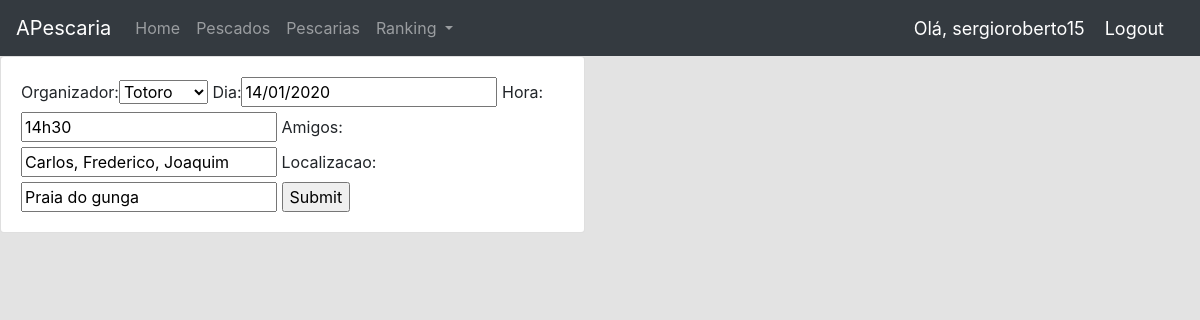
Screenshot of /atualizarpescaria/1/ (signed in) with the database file from the repository.
### accounts/models.py (models this page shows, shortened)
class Pescaria(models.Model):
    organizador = models.ForeignKey(Usuario, null=True, on_delete=models.SET_NULL)
    dia = models.CharField(max_length=10)
    hora = models.CharField(max_length=10, blank=True, null=True)
    amigos = models.CharField(max_length=50, blank=True, null=True)
    localizacao = models.CharField(max_length=50, null=True)

### accounts/views.py (the view)
# urls.py: path('atualizarpescaria/<str:pk>/', atualizar_pescaria, name="atualizar_pescaria"),
@login_required(login_url='login')
def atualizar_pescaria(request, pk):
    pescaria = Pescaria.objects.get(id=pk)
    form = PescariaForm(instance=pescaria)
    if request.method == 'POST':
        form = PescariaForm(request.POST, instance=pescaria)
        if form.is_valid:
            form.save()
            return redirect('/')
    context = {'form': form}
    return render(request, "pescaria_formulario.html", context)

### accounts/forms.py
class PescariaForm(ModelForm):
    class Meta:
        model = Pescaria
        fields = '__all__'

### accounts/models.py (called while the page is built)
    def __str__(self):
        return self.nome

### templates/pescaria_formulario.html (shortened to what this page needs)
{% extends 'base.html' %}
{% block content %}
<div class="row">
    <div class="col-md-6">
        <div class="card card-body">
            <form action="" method="post">
                {{form}}
                <input type="submit" name="submit">
            </form>
        </div>
    </div>
</div>
{% endblock %}

### templates/navbar.html (shortened to what this page needs)
{% load static %}
<nav class="navbar navbar-expand-lg navbar-dark bg-dark">
  <a class="navbar-brand" href="{% url 'home' %}">APescaria</a>
  <div class="collapse navbar-collapse" id="navbarSupportedContent">
    <ul class="navbar-nav mr-auto">
      <li class="nav-item">
        <a class="nav-link" href="{% url 'home' %}">Home <span class="sr-only">(current)</span></a>
      </li>
      <li class="nav-item">
        <a class="nav-link" href="{% url 'pescado' %}">Pescados</a>
      </li>
      <li class="nav-item">
        <a class="nav-link" href="{% url 'pescaria' %}">Pescarias</a>
      </li>
      <li class="nav-item dropdown">
        <a class="nav-link dropdown-toggle" href="#" id="navbarDropdown" role="button" data-toggle="dropdown" aria-haspopup="true" aria-expanded="false">
          Ranking
        </a>
      </li>
    </ul>
  </div>
  <span class="hello-msg">Olá, {{request.user}}</span>
  <span><a class="hello-msg" href="{% url 'logout' %}">Logout</a> </span>
</nav>

### templates/base.html (style rules this page uses)
body { background-color: #e3e3e3; }

### templates/navbar.html (style rules this page uses)
.hello-msg { font-size: 18px; color: #fff; margin-right: 20px; }

### rows the page displays
Pescaria: organizador "Totoro", dia "14/01/2020", hora "14h30", amigos "Carlos, Frederico, Joaquim", localizacao "Praia do gunga"

### other values shown
{{ request.user }} "sergioroberto15"
